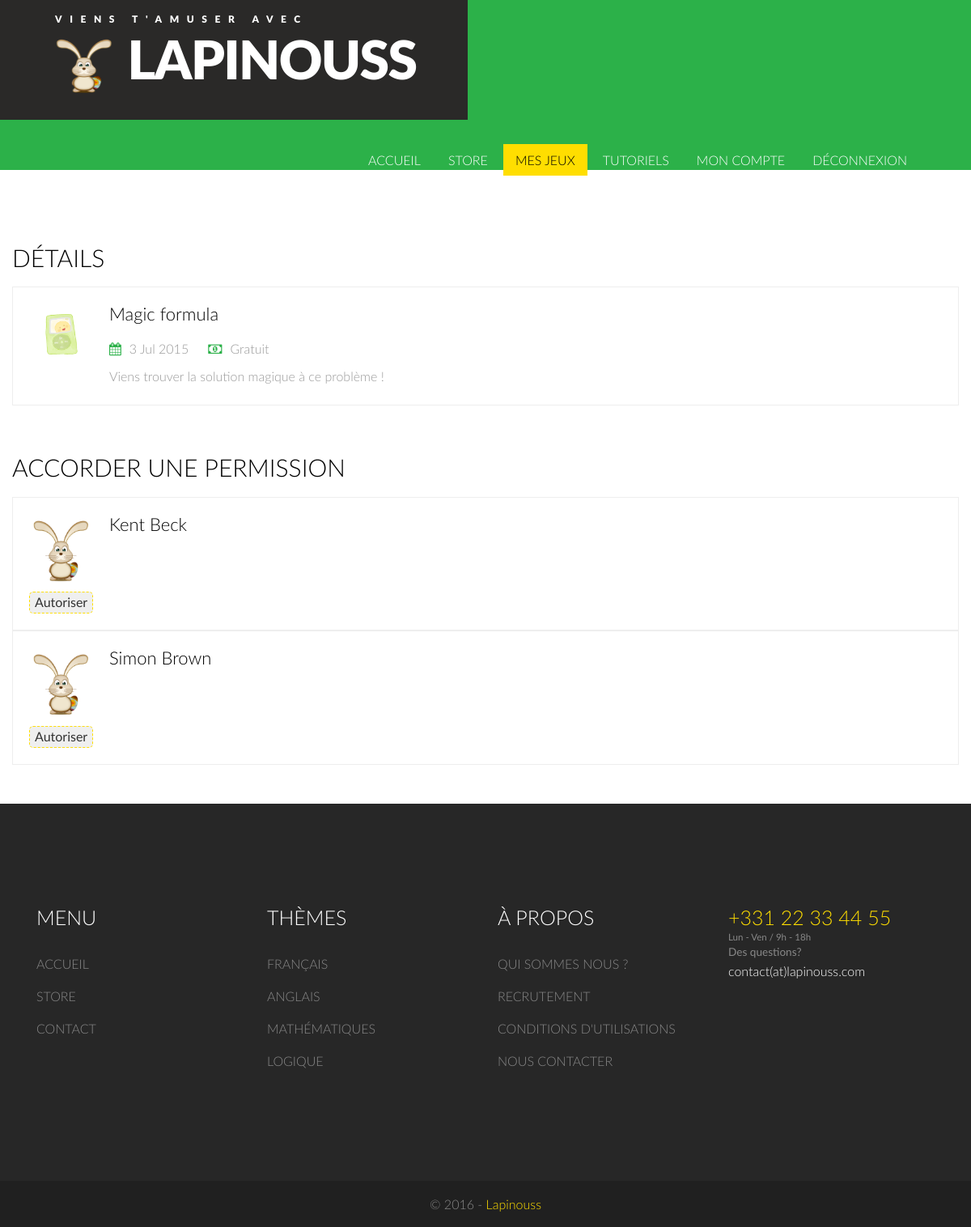
The page /game/setting/3 (signed in) on the database its author committed.
### tables this page shows
CREATE TABLE IF NOT EXISTS `game` (
  `id_game` INT(11) NOT NULL AUTO_INCREMENT,
  `title` VARCHAR(50) NULL DEFAULT NULL,
  `picture` VARCHAR(150) NULL DEFAULT NULL,
  `description` VARCHAR(300) NULL DEFAULT NULL,
  `price` FLOAT NULL DEFAULT NULL,
  `created_date` DATE NULL DEFAULT NULL,
  `file` TEXT NULL DEFAULT NULL,
  `id_game_type` INT NULL DEFAULT NULL,
  `available` INT NULL DEFAULT NULL,
  PRIMARY KEY (`id_game`),
  INDEX `FK_game_id_game_type` (`id_game_type` ASC),
  CONSTRAINT `FK_game_id_game_type`
    FOREIGN KEY (`id_game_type`)
    REFERENCES `game_type` (`id_game_type`));

CREATE TABLE IF NOT EXISTS `child_account` (
  `id_child_account` INT(11) NOT NULL AUTO_INCREMENT,
  `first_name` VARCHAR(50) NULL DEFAULT NULL,
  `last_name` VARCHAR(50) NULL DEFAULT NULL,
  `password` VARCHAR(50) NULL DEFAULT NULL,
  PRIMARY KEY (`id_child_account`));

### controllers/game_controller.php (called while the page is built, shortened)
<?php
    require_once 'repositories/game_repository.php';
    require_once 'repositories/account_repository.php';
    class GameController {
        private $gameRepository;
        private $accountRepository;
        public function __construct() {
            $this->gameRepository = new GameRepository();
            $this->accountRepository = new AccountRepository();
        }
        public function setting() {
            $game = $this->gameRepository->findById($_GET['id']);
            $children = $this->accountRepository->children($_SESSION['user']);
            $childrenPermissions = $this->accountRepository->childrenPermissions($_SESSION['user'], $game);
            require_once 'views/pages/game/setting.php';
        }
    }

### repositories/base_repository.php (called while the page is built, shortened)
<?php
    require_once 'database_layer.php';
    abstract class BaseRepository {
        protected function __construct() {
            $this->db = DatabaseLayer::getInstance();
        }
    }

### repositories/database_layer.php (called while the page is built, shortened)
<?php
    class DatabaseLayer {
        private static $_db = null;
        private function __construct() {
            try {
                self::$_db = new PDO(
                    'mysql:host=' . DB_HOST . ';dbname=' . DB_NAME,
                    DB_USER,
                    DB_PASS,
                    array(PDO::ATTR_PERSISTENT => true)
                );
            }
            catch (PDOException $e) {
                echo $e->getMessage();
            }
        }
        public static function getInstance() {
            return self::$_db;
        }
    }

### repositories/game_repository.php (called while the page is built, shortened)
<?php
    require_once 'base_repository.php';
    require_once 'account_repository.php';
    require_once 'comment_repository.php';
    class GameRepository extends BaseRepository {
        private $commentRepository;
        public function __construct() {
            $this->commentRepository = new CommentRepository();
        }
        public function findById($id_game) {
            $game = $this->db->prepare(GameQueries::FIND_BY_ID);
            $game->bindParam(':id_game', $id_game, PDO::PARAM_INT);
            if (!$game || ($game instanceof PDOException) || !$game->execute() || $game->rowCount() != 1)
                return null;
            $game = $game->fetchObject('Game');
            $game->comments = $this->commentRepository->findByGameId($game->id_game);
            return $game;
        }
    }

### common/utils/date_util.php (called while the page is built, shortened)
<?php
    class DateUtil {
        static function format($date) {
            return date('j M Y', strtotime($date));
        }
    }

### repositories/account_repository.php (called while the page is built, shortened)
<?php
    require_once 'base_repository.php';
    class AccountRepository extends BaseRepository {
        public function children(Account $account) {
            $children = $this->db->prepare(AccountQueries::FIND_ALL_CHILDREN);
            $children->bindParam(':id_account', $account->id_account, PDO::PARAM_INT);
            if (!$children || ($children instanceof PDOException) || !$children->execute())
                return null;
            return $children->fetchAll(PDO::FETCH_CLASS, 'ChildAccount');
        }
        public function childrenPermissions(Account $account, Game $game) {
            $children = $this->db->prepare(AccountQueries::FIND_ALL_CHILDREN_PERMISSIONS);
            $children->bindParam(':id_account', $account->id_account, PDO::PARAM_INT);
            $children->bindParam(':id_game', $game->id_game, PDO::PARAM_INT);
            if (!$children || ($children instanceof PDOException) || !$children->execute())
                return null;
            return $children->fetchAll(PDO::FETCH_CLASS, 'ChildAccount');
        }
    }

### repositories/comment_repository.php (called while the page is built, shortened)
<?php
    require_once 'base_repository.php';
    class CommentRepository extends BaseRepository {
        public function findByGameId($id_game) {
            $comments = $this->db->prepare(CommentQueries::FIND_BY_GAME_ID);
            $comments->bindParam(':id_game', $id_game, PDO::PARAM_INT);
            if (!$comments || ($comments instanceof PDOException) || !$comments->execute())
                return null;
            $comments = $comments->fetchAll(PDO::FETCH_CLASS, 'Comment');
            return $comments;
        }
    }

### views/pages/game/setting.php (the view, shortened to what this page needs)
<div class="container">
    <div class="row">
        <div class="comment">
            <h2>D&eacute;tails</h2>
            <ul class="comment-list">
                <li><img src="resources/images/actions/game.png" alt="">
                    <div class="desc1">
                        <h5><a id="<?php echo $game->id_game; ?>"><?php echo $game->title; ?></a></h5>
                        <div class="links">
                            <ul>
                                <li><i class="fa blog-icon fa-calendar"> </i><span><?php echo DateUtil::format($game->created_date); ?></span></li>
                                <li><i class="fa blog-icon fa-money"> </i><span><?php echo $game->price > 0 ? $game->price . ' euros' : 'Gratuit'; ?></span></li>
                            </ul>
                        </div>
                        <p><?php echo $game->description; ?></p>
                    </div>
                </li>
            </ul>
        </div>
        <div class="comment">
            <h2>Accorder une permission</h2>
            <?php
            if ($children != null)
            foreach ($children as $child) {
                ?>
                <ul class="comment-list">
                    <li><img src="resources/images/character/kid.png" alt="">
                        <div class="desc1">
                            <h5><a id="<?php echo $child->id_child_account; ?>"><?php echo $child->first_name . ' ' . $child->last_name; ?></a></h5>
                        </div>
                        <p><br/><br/></p>
                        <div class="reply">
                            <form method="post">
                                <?php
                                if (in_array($child, $childrenPermissions)) {
                                    echo '<input type="submit" name="decline" class="comment-reply-link navbar-blink" value="D&eacute;cliner" />';
                                }
                                else {
                                    echo '<input type="submit" name="allow" class="comment-reply-link navbar-blink" value="Autoriser" />';
                                }
                                ?>
                            </form>
                        </div>
                    </li>
                </ul>
                <?php
            }
            ?>
        </div>
    </div>
</div>

### styles/main.css (style rules this page uses)
h4, h5, h6, h1, h2, h3 { margin-top: 0; }
ul, ol { margin: 0; }
p { margin: 0; }
html, body { font-family: 'Lato', sans-serif; font-size: 100%; background:#fff; }
body a { transition:0.5s all; -webkit-transition:0.5s all; -moz-transition:0.5s all; -o-transition:0.5s all; -ms-transition:0.5s all; }
.navbar-blink { border-color: #ffde00; border-radius: 5px; border-width: 1px; border-style: dashed; }
.links { padding:0.5em 0; }
.links ul { padding:0; list-style:none; }
.links li { padding:0; list-style:none; }
.links ul li { display: inline-block; margin-right: 20px; font: 300 16px/25px Lato, sans-serif; color:#999; }
i.blog-icon { color:#2cb149; margin-right: 10px; }
.comment { margin-top:4em; }
.comment h2 { font: 300 30px/25px Lato, sans-serif; color:#000; text-transform: uppercase; margin-bottom: 2%; }
ul.comment-list { border: 1px solid #EEE; padding: 20px; list-style:none; }
ul.comment-list img { float: left; width: 7%; margin-right: 20px; }
ul.comment-list .desc1 { width: 90%; margin: 0; }
ul.comment-list .desc1 h5 a { color:#000; font: 300 22px/25px Lato, sans-serif; }
.desc1 p { color: #999; font: 300 16px/25px Lato, sans-serif; line-height: 1.8em; }
.reply { margin-top:1em; }

### rows shown on the page
game: title "Magic formula", created_date "3 Jul 2015", description "Viens trouver la solution magique à ce problème !"
child_account: first_name "Kent", last_name "Beck"
child_account: first_name "Simon", last_name "Brown"
